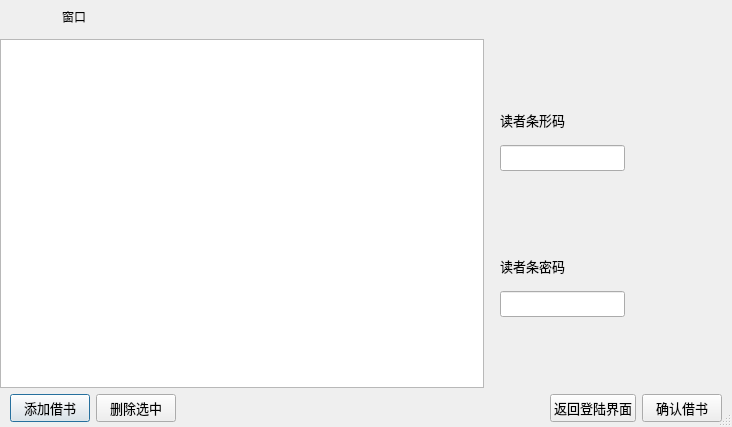
<?xml version="1.0" encoding="UTF-8"?>
<ui version="4.0">
 <class>BorrowDialog</class>
 <widget class="QDialog" name="BorrowDialog">
  <property name="geometry">
   <rect>
    <x>0</x>
    <y>0</y>
    <width>732</width>
    <height>427</height>
   </rect>
  </property>
  <property name="windowTitle">
   <string>窗口</string>
  </property>
  <property name="sizeGripEnabled">
   <bool>true</bool>
  </property>
  <layout class="QVBoxLayout" name="verticalLayout_2">
   <property name="leftMargin">
    <number>0</number>
   </property>
   <property name="topMargin">
    <number>0</number>
   </property>
   <property name="rightMargin">
    <number>0</number>
   </property>
   <property name="bottomMargin">
    <number>0</number>
   </property>
   <item>
    <widget class="QWidget" name="widget_title" native="true">
     <property name="sizePolicy">
      <sizepolicy hsizetype="Preferred" vsizetype="Fixed">
       <horstretch>0</horstretch>
       <verstretch>0</verstretch>
      </sizepolicy>
     </property>
     <property name="minimumSize">
      <size>
       <width>100</width>
       <height>33</height>
      </size>
     </property>
     <layout class="QHBoxLayout" name="horizontalLayout_2">
      <property name="spacing">
       <number>0</number>
      </property>
      <property name="leftMargin">
       <number>0</number>
      </property>
      <property name="topMargin">
       <number>0</number>
      </property>
      <property name="rightMargin">
       <number>0</number>
      </property>
      <property name="bottomMargin">
       <number>0</number>
      </property>
      <item>
       <widget class="QPushButton" name="btn_Icon">
        <property name="enabled">
         <bool>false</bool>
        </property>
        <property name="font">
         <font>
          <pointsize>15</pointsize>
         </font>
        </property>
        <property name="focusPolicy">
         <enum>Qt::NoFocus</enum>
        </property>
        <property name="text">
         <string/>
        </property>
        <property name="flat">
         <bool>true</bool>
        </property>
       </widget>
      </item>
      <item>
       <widget class="QLabel" name="lab_Title">
        <property name="sizePolicy">
         <sizepolicy hsizetype="Expanding" vsizetype="Preferred">
          <horstretch>0</horstretch>
          <verstretch>0</verstretch>
         </sizepolicy>
        </property>
        <property name="styleSheet">
         <string notr="true">font: 10pt &quot;微软雅黑&quot;;</string>
        </property>
        <property name="text">
         <string>窗口</string>
        </property>
        <property name="alignment">
         <set>Qt::AlignLeading|Qt::AlignLeft|Qt::AlignVCenter</set>
        </property>
       </widget>
      </item>
      <item>
       <widget class="QWidget" name="widget_menu" native="true">
        <property name="sizePolicy">
         <sizepolicy hsizetype="Minimum" vsizetype="Preferred">
          <horstretch>0</horstretch>
          <verstretch>0</verstretch>
         </sizepolicy>
        </property>
        <property name="layoutDirection">
         <enum>Qt::RightToLeft</enum>
        </property>
        <layout class="QHBoxLayout" name="horizontalLayout">
         <property name="spacing">
          <number>0</number>
         </property>
         <property name="leftMargin">
          <number>0</number>
         </property>
         <property name="topMargin">
          <number>0</number>
         </property>
         <property name="rightMargin">
          <number>0</number>
         </property>
         <property name="bottomMargin">
          <number>0</number>
         </property>
         <item>
          <widget class="QPushButton" name="btnMenu_Close">
           <property name="sizePolicy">
            <sizepolicy hsizetype="Minimum" vsizetype="Expanding">
             <horstretch>0</horstretch>
             <verstretch>0</verstretch>
            </sizepolicy>
           </property>
           <property name="minimumSize">
            <size>
             <width>40</width>
             <height>0</height>
            </size>
           </property>
           <property name="font">
            <font>
             <pointsize>10</pointsize>
            </font>
           </property>
           <property name="cursor">
            <cursorShape>ArrowCursor</cursorShape>
           </property>
           <property name="focusPolicy">
            <enum>Qt::NoFocus</enum>
           </property>
           <property name="toolTip">
            <string>关闭</string>
           </property>
           <property name="styleSheet">
            <string notr="true"/>
           </property>
           <property name="text">
            <string/>
           </property>
           <property name="flat">
            <bool>true</bool>
           </property>
          </widget>
         </item>
         <item>
          <widget class="QPushButton" name="btnMenu_Max">
           <property name="sizePolicy">
            <sizepolicy hsizetype="Minimum" vsizetype="Expanding">
             <horstretch>0</horstretch>
             <verstretch>0</verstretch>
            </sizepolicy>
           </property>
           <property name="minimumSize">
            <size>
             <width>31</width>
             <height>0</height>
            </size>
           </property>
           <property name="font">
            <font>
             <pointsize>10</pointsize>
            </font>
           </property>
           <property name="cursor">
            <cursorShape>ArrowCursor</cursorShape>
           </property>
           <property name="focusPolicy">
            <enum>Qt::NoFocus</enum>
           </property>
           <property name="toolTip">
            <string>最大化</string>
           </property>
           <property name="text">
            <string/>
           </property>
           <property name="flat">
            <bool>true</bool>
           </property>
          </widget>
         </item>
         <item>
          <widget class="QPushButton" name="btnMenu_Min">
           <property name="sizePolicy">
            <sizepolicy hsizetype="Minimum" vsizetype="Expanding">
             <horstretch>0</horstretch>
             <verstretch>0</verstretch>
            </sizepolicy>
           </property>
           <property name="minimumSize">
            <size>
             <width>31</width>
             <height>0</height>
            </size>
           </property>
           <property name="font">
            <font>
             <pointsize>10</pointsize>
            </font>
           </property>
           <property name="cursor">
            <cursorShape>ArrowCursor</cursorShape>
           </property>
           <property name="focusPolicy">
            <enum>Qt::NoFocus</enum>
           </property>
           <property name="toolTip">
            <string>最小化</string>
           </property>
           <property name="text">
            <string/>
           </property>
           <property name="flat">
            <bool>true</bool>
           </property>
          </widget>
         </item>
         <item>
          <widget class="QPushButton" name="btnMenu">
           <property name="sizePolicy">
            <sizepolicy hsizetype="Minimum" vsizetype="Expanding">
             <horstretch>0</horstretch>
             <verstretch>0</verstretch>
            </sizepolicy>
           </property>
           <property name="minimumSize">
            <size>
             <width>31</width>
             <height>0</height>
            </size>
           </property>
           <property name="font">
            <font>
             <pointsize>10</pointsize>
            </font>
           </property>
           <property name="cursor">
            <cursorShape>ArrowCursor</cursorShape>
           </property>
           <property name="focusPolicy">
            <enum>Qt::NoFocus</enum>
           </property>
           <property name="toolTip">
            <string>菜单</string>
           </property>
           <property name="layoutDirection">
            <enum>Qt::RightToLeft</enum>
           </property>
           <property name="text">
            <string/>
           </property>
           <property name="flat">
            <bool>true</bool>
           </property>
          </widget>
         </item>
        </layout>
       </widget>
      </item>
     </layout>
    </widget>
   </item>
   <item>
    <layout class="QHBoxLayout" name="horizontalLayout_8" stretch="2,1">
     <item>
      <widget class="QTableView" name="tv"/>
     </item>
     <item>
      <layout class="QVBoxLayout" name="verticalLayout">
       <property name="spacing">
        <number>15</number>
       </property>
       <property name="leftMargin">
        <number>10</number>
       </property>
       <property name="rightMargin">
        <number>10</number>
       </property>
       <item>
        <spacer name="verticalSpacer">
         <property name="orientation">
          <enum>Qt::Vertical</enum>
         </property>
         <property name="sizeHint" stdset="0">
          <size>
           <width>20</width>
           <height>40</height>
          </size>
         </property>
        </spacer>
       </item>
       <item>
        <layout class="QHBoxLayout" name="horizontalLayout_5">
         <item>
          <widget class="QLabel" name="label">
           <property name="font">
            <font>
             <family>微软雅黑</family>
             <pointsize>10</pointsize>
            </font>
           </property>
           <property name="text">
            <string>读者条形码</string>
           </property>
          </widget>
         </item>
         <item>
          <spacer name="horizontalSpacer_3">
           <property name="orientation">
            <enum>Qt::Horizontal</enum>
           </property>
           <property name="sizeHint" stdset="0">
            <size>
             <width>40</width>
             <height>20</height>
            </size>
           </property>
          </spacer>
         </item>
        </layout>
       </item>
       <item>
        <layout class="QHBoxLayout" name="horizontalLayout_4">
         <item>
          <widget class="QLineEdit" name="le_barcode">
           <property name="font">
            <font>
             <family>微软雅黑</family>
             <pointsize>10</pointsize>
            </font>
           </property>
           <property name="maxLength">
            <number>20</number>
           </property>
          </widget>
         </item>
         <item>
          <spacer name="horizontalSpacer_4">
           <property name="orientation">
            <enum>Qt::Horizontal</enum>
           </property>
           <property name="sizeHint" stdset="0">
            <size>
             <width>40</width>
             <height>20</height>
            </size>
           </property>
          </spacer>
         </item>
        </layout>
       </item>
       <item>
        <spacer name="verticalSpacer_2">
         <property name="orientation">
          <enum>Qt::Vertical</enum>
         </property>
         <property name="sizeHint" stdset="0">
          <size>
           <width>20</width>
           <height>40</height>
          </size>
         </property>
        </spacer>
       </item>
       <item>
        <layout class="QHBoxLayout" name="horizontalLayout_6">
         <item>
          <widget class="QLabel" name="label_3">
           <property name="font">
            <font>
             <family>微软雅黑</family>
             <pointsize>10</pointsize>
            </font>
           </property>
           <property name="text">
            <string>读者条密码</string>
           </property>
          </widget>
         </item>
         <item>
          <spacer name="horizontalSpacer">
           <property name="orientation">
            <enum>Qt::Horizontal</enum>
           </property>
           <property name="sizeHint" stdset="0">
            <size>
             <width>40</width>
             <height>20</height>
            </size>
           </property>
          </spacer>
         </item>
        </layout>
       </item>
       <item>
        <layout class="QHBoxLayout" name="horizontalLayout_3">
         <item>
          <widget class="QLineEdit" name="le_pwd">
           <property name="font">
            <font>
             <family>微软雅黑</family>
             <pointsize>10</pointsize>
            </font>
           </property>
           <property name="maxLength">
            <number>20</number>
           </property>
          </widget>
         </item>
         <item>
          <spacer name="horizontalSpacer_2">
           <property name="orientation">
            <enum>Qt::Horizontal</enum>
           </property>
           <property name="sizeHint" stdset="0">
            <size>
             <width>40</width>
             <height>20</height>
            </size>
           </property>
          </spacer>
         </item>
        </layout>
       </item>
       <item>
        <spacer name="verticalSpacer_3">
         <property name="orientation">
          <enum>Qt::Vertical</enum>
         </property>
         <property name="sizeHint" stdset="0">
          <size>
           <width>20</width>
           <height>40</height>
          </size>
         </property>
        </spacer>
       </item>
      </layout>
     </item>
    </layout>
   </item>
   <item>
    <layout class="QHBoxLayout" name="horizontalLayout_7">
     <property name="leftMargin">
      <number>10</number>
     </property>
     <property name="rightMargin">
      <number>10</number>
     </property>
     <property name="bottomMargin">
      <number>5</number>
     </property>
     <item>
      <widget class="QPushButton" name="btn_add">
       <property name="font">
        <font>
         <family>微软雅黑</family>
         <pointsize>10</pointsize>
        </font>
       </property>
       <property name="text">
        <string>添加借书</string>
       </property>
      </widget>
     </item>
     <item>
      <widget class="QPushButton" name="btn_del">
       <property name="font">
        <font>
         <family>微软雅黑</family>
         <pointsize>10</pointsize>
        </font>
       </property>
       <property name="text">
        <string>删除选中</string>
       </property>
      </widget>
     </item>
     <item>
      <spacer name="horizontalSpacer_5">
       <property name="orientation">
        <enum>Qt::Horizontal</enum>
       </property>
       <property name="sizeHint" stdset="0">
        <size>
         <width>40</width>
         <height>20</height>
        </size>
       </property>
      </spacer>
     </item>
     <item>
      <widget class="QPushButton" name="bt_login">
       <property name="font">
        <font>
         <family>微软雅黑</family>
         <pointsize>10</pointsize>
        </font>
       </property>
       <property name="text">
        <string>返回登陆界面</string>
       </property>
      </widget>
     </item>
     <item>
      <widget class="QPushButton" name="btn_ok">
       <property name="font">
        <font>
         <family>微软雅黑</family>
         <pointsize>10</pointsize>
        </font>
       </property>
       <property name="text">
        <string>确认借书</string>
       </property>
      </widget>
     </item>
    </layout>
   </item>
  </layout>
 </widget>
 <resources/>
 <connections/>
</ui>
